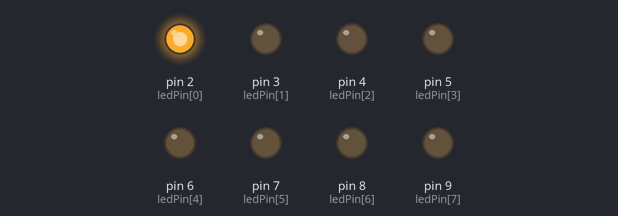
Recording of a sketch running on a simulated Arduino Uno, built with avr-gcc and run on an emulated ATmega328P. Parts: output pins drawn as LEDs (lit = HIGH).

Above: at 0.15 s.
At 0.75 s:
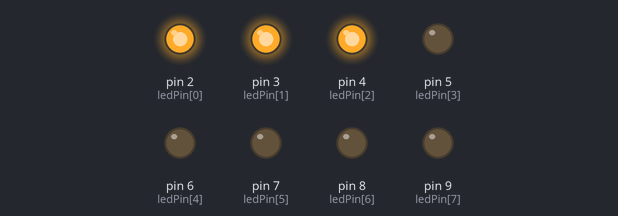
At 1.35 s:
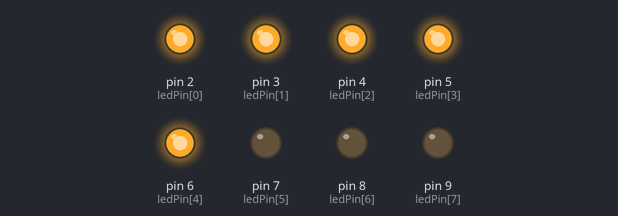
At 2.85 s:
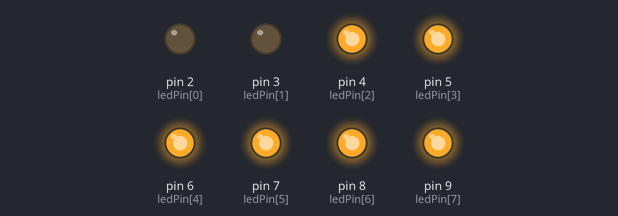
At 4.35 s:
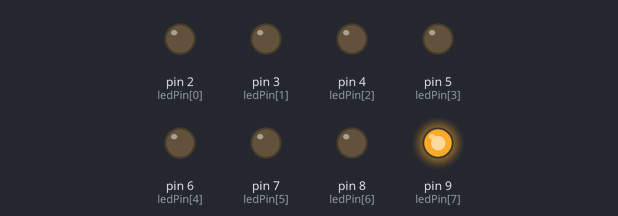
At 5.85 s:
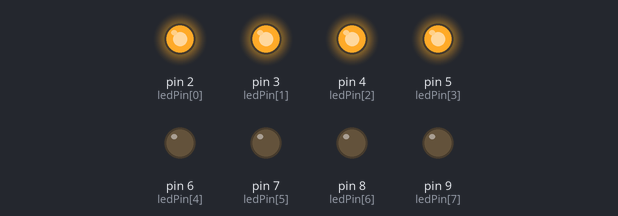
Timing chart, 0 to 6.2 s (numbered marks = the images above):
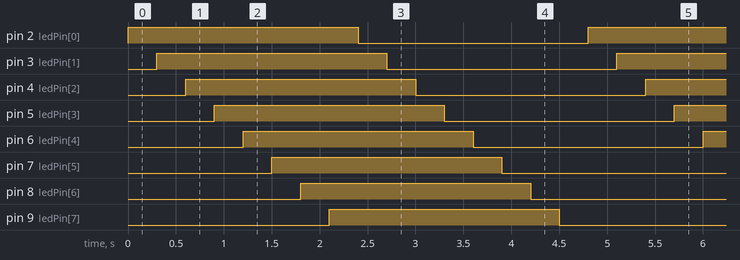

Measured:
- by itself, pin 2 (ledPin[0]), pin 3 (ledPin[1]), pin 4 (ledPin[2]), pin 5 (ledPin[3]), pin 6 (ledPin[4]), pin 7 (ledPin[5]), pin 8 (ledPin[6]), pin 9 (ledPin[7]): alternates HIGH for 2.4 s and LOW for 2.4 s
- by itself, everything shown: repeats every 4.8 s, in 16 steps

The sketch:

Sequential_led.ino
```cpp
/*
 * Sequential LED Light (Chaser Effect)
 * -------------------------------------
 * This code turns LEDs on and off one by one in a sequence,
 * creating a "running light" or "chaser" effect.
 *
 * Hardware Setup:
 * - Connect 8 LEDs to digital pins 2 through 9.
 * - Use 220Ω resistors in series with each LED.
 * - Connect the cathodes (–) of LEDs to GND.
 */

byte ledPin[] = {2, 3, 4, 5, 6, 7, 8, 9};  // Array of LED pins
byte pinCount;

void setup() {
  // Determine the number of LEDs in the array
  pinCount = sizeof(ledPin) / sizeof(ledPin[0]);

  // Set all pins as OUTPUT and turn LEDs off
  for (int i = 0; i < pinCount; i++) {
    pinMode(ledPin[i], OUTPUT);
    digitalWrite(ledPin[i], LOW);
  }
}

void loop() {
  // Turn LEDs on one by one with delay
  for (int i = 0; i < pinCount; i++) {
    digitalWrite(ledPin[i], HIGH);
    delay(300);
  }

  // Turn LEDs off one by one with delay
  for (int i = 0; i < pinCount; i++) {
    digitalWrite(ledPin[i], LOW);
    delay(300);
  }
}
```
